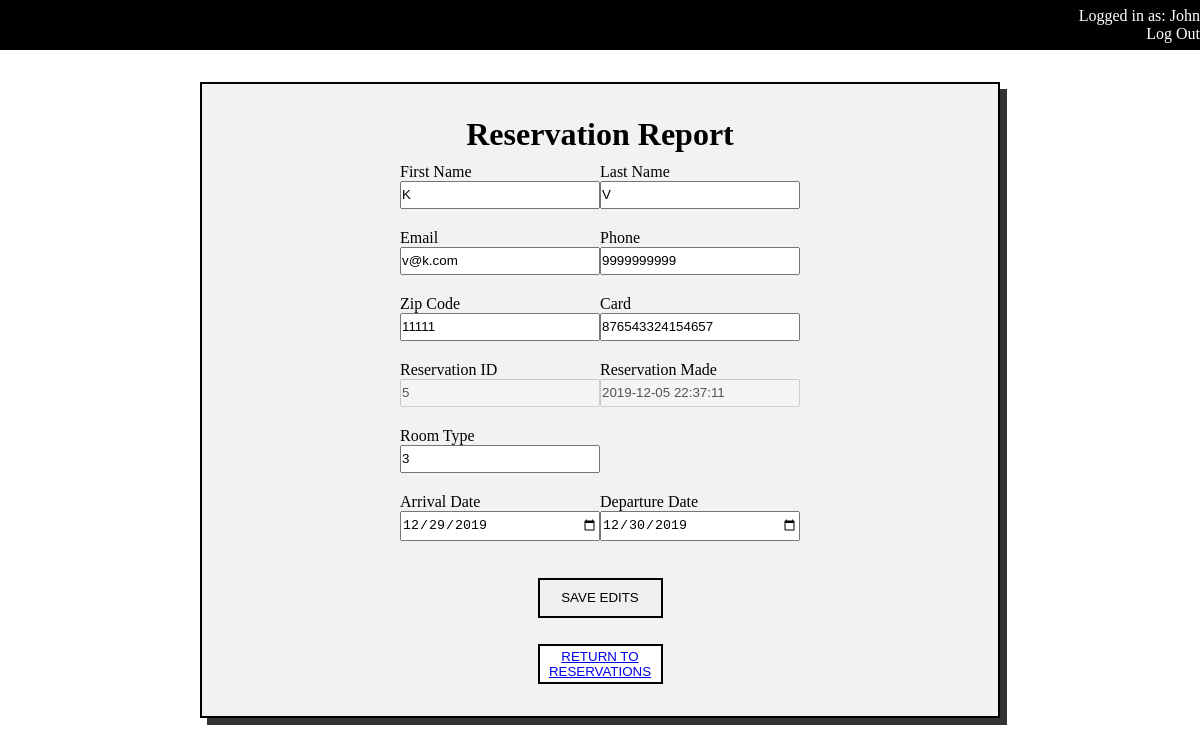
The page /reservation-report.php?resID=5 (signed in) on the database its author committed.
### tables this page shows
CREATE TABLE `final_employee` (
  `emp_id` int(11) NOT NULL AUTO_INCREMENT,
  `emp_firstname` varchar(45) DEFAULT NULL,
  `emp_lastname` varchar(45) DEFAULT NULL,
  `username` varchar(45) DEFAULT NULL,
  `password` varchar(45) DEFAULT NULL,
  PRIMARY KEY (`emp_id`),
  UNIQUE KEY `emp_id_UNIQUE` (`emp_id`)
);

CREATE TABLE `final_reservation` (
  `res_id` int(11) NOT NULL AUTO_INCREMENT,
  `guest_id` int(11) DEFAULT NULL,
  `res_time` datetime DEFAULT NULL,
  `res_arrival` datetime DEFAULT NULL,
  `res_dept` datetime DEFAULT NULL,
  `room_id` int(11) DEFAULT NULL,
  PRIMARY KEY (`res_id`),
  UNIQUE KEY `res_id_UNIQUE` (`res_id`)
);

CREATE TABLE `final_guest` (
  `guest_id` int(11) NOT NULL AUTO_INCREMENT,
  `guest_firstname` varchar(45) NOT NULL,
  `guest_lastname` varchar(45) NOT NULL,
  `guest_email` varchar(45) NOT NULL,
  `guest_phone` varchar(45) NOT NULL,
  `guest_zip` varchar(45) DEFAULT NULL,
  `guest_card` varchar(45) NOT NULL,
  PRIMARY KEY (`guest_id`),
  UNIQUE KEY `guest_id_UNIQUE` (`guest_id`)
);

### classes/class.Employee.php (called while the page is built, shortened)
<?php
    class Employee {
        function __construct($emp_id, $database) {
            $sql = file_get_contents('sql/getEmployee.sql');
            $params = array(
                'emp_id' => $emp_id
            );
            $statement = $database->prepare($sql);
            $statement->execute($params);
            $employee = $statement->fetchAll(PDO::FETCH_ASSOC);
            $this->emp_firstname = $employee[0]['emp_firstname'];
        }
    }
?>

### config.php (called while the page is built, shortened)
<?php
$user = 'brownb23';
$password = '9c12f66d';
$database = new PDO('mysql:host=csweb.hh.nku.edu;dbname=db_fall19_brownb23', $user, $password);
$current_url = basename($_SERVER['REQUEST_URI']);
if (!isset($_SESSION["emp_id"]) && ($current_url != 'admin-login.php' && $current_url != 'index.php' && $current_url != 'user-message.html')) {
    header("Location: admin-login.php");
}
elseif (isset($_SESSION["emp_id"])) {
	$employee = new Employee($_SESSION["emp_id"], $database);
}
?>

### reservation-report.php (the view, shortened to what this page needs)
<?php
include('config.php');
$resID = get('resID');
$reservation = null;
if(!empty($resID)) {
	$sql = file_get_contents('sql/getReservation.sql');
	$params = array(
		'res_id' => $resID
	);
	$statement = $database->prepare($sql);
	$statement->execute($params);
	$reservations = $statement->fetchAll(PDO::FETCH_ASSOC);
	$reservation = $reservations[0];
}
?>
<!DOCTYPE html>
<html>
<head>
</head>
<body>
   <header>
        <p>Logged in as: <?php echo $employee->emp_firstname ?></p>
        <p>
            <a href="logout.php">Log Out</a>
        </p>
    </header>
    <div id="wrapper">
        <div id="form-container">
            <h1>Reservation Report</h1>
            <form action="" method="POST" autocomplete="off">
                <div class="form-row">
                    <div class="form-element"><label>First Name</label>
                        <input name="firstname" type="text" class="form-control" value="<?php echo $reservation['guest_firstname'] ?>"></div>
                    <div class="form-element"><label>Last Name</label>
                        <input name="lastname" type="text" class="form-control" value="<?php echo $reservation['guest_lastname'] ?>"></div>
                </div>
                <div class="form-row">
                    <div class="form-element">
                        <label>Email</label>
                        <input name="email" type="email" class="form-control" value="<?php echo $reservation['guest_email'] ?>">
                    </div>
                    <div class="form-element">
                        <label>Phone</label>
                        <input name="phone" type="tel" class="form-control" value="<?php echo $reservation['guest_phone'] ?>">
                    </div>
                </div>
                <div class="form-row">
                    <div class="form-element">
                        <label>Zip Code</label>
                        <input name="zip" type="text" value="<?php echo $reservation['guest_zip'] ?>">
                    </div>
                    <div class="form-element">
                        <label>Card</label>
                        <input name="card" type="text" pattern="[0-9]{13,16}" class="form-control" value="<?php echo $reservation['guest_card'] ?>">
                    </div>
                </div>
                <div class="form-row">
                    <div class="form-element">
                        <label>Reservation ID</label>
                        <input name="firstname" type="text" class="form-control" value="<?php echo $reservation['res_id'] ?>" disabled>
                    </div>
                    <div class="form-element">
                        <label>Reservation Made</label>
                        <input name="firstname" type="text" class="form-control" value="<?php echo $reservation['res_time'] ?>" disabled>
                    </div>
                </div>
                <div class="form-row">
                    <div class="form-element">
                        <label>Room Type</label>
                        <input name="roomtype" type="text" class="form-control" value="<?php echo $reservation['room_id'] ?>">
                    </div>
                </div>
                <div class="form-row">
                    <div class="form-element">
                        <label>Arrival Date</label>
                        <input name="arrival" type="date" class="form-control" value="<?php echo date('Y-m-d',strtotime($reservation['res_arrival'])) ?>">
                    </div>
                    <div class="form-element">
                        <label>Departure Date</label>
                        <input name="departure" type="date" class="form-control" value="<?php echo date('Y-m-d',strtotime($reservation['res_dept'])) ?>">
                    </div>
                </div>
                <div class="submit-button">
                    <input type="submit" class="button" value="Save Edits"/>
                </div>
                <div class="submit-button">
                    <button id="return-btn"><a href="reservation-list.php">Return to Reservations</a></button>
                </div>
            </form>
        </div>
    </div>
</body></html>

### reservation-report.php (style rules this page uses)
* { box-sizing: border-box; margin: 0; padding: 0; }
#wrapper { width: 100vw; display: flex; justify-content: center; align-items: center; }
#form-container { width: 75%; max-width: 800px; display: flex; flex-direction: column; justify-content: center; align-items: center; background-color: rgba(0, 0, 0, .05); border: 2px solid black; box-shadow: 7px 7px 0 0 rgba(0, 0, 0, .8); padding: 2em; }
form { display: flex; flex-direction: column; }
.form-row { display: flex; flex-direction: row; margin: 10px 0; }
.form-element { display: flex; flex-direction: column; }
input { width: 200px; line-height: 1.5rem; }
.submit-button { display: flex; justify-content: center; }
input[type="submit"] { width: 125px; height: 40px; border: 2px solid black; text-transform: uppercase; margin-top: 2em; }
#return-btn { width: 125px; height: 40px; border: 2px solid black; text-transform: uppercase; margin-top: 2em; background-color: white; }
header { background-color: black; height: 50px; color: white; display: flex; flex-direction: column; align-items: flex-end; justify-content: center; margin-bottom: 2em; }
header a { text-decoration: none; color: white; }

### rows shown on the page
final_employee: emp_firstname "John"
final_reservation: firstname "K", lastname "V", email "v@k.com", phone "9999999999", zip "11111", card "876543324154657", firstname "5", firstname "2019-12-05 22:37:11", roomtype "3", arrival "12/29/2019", departure "12/30/2019"
